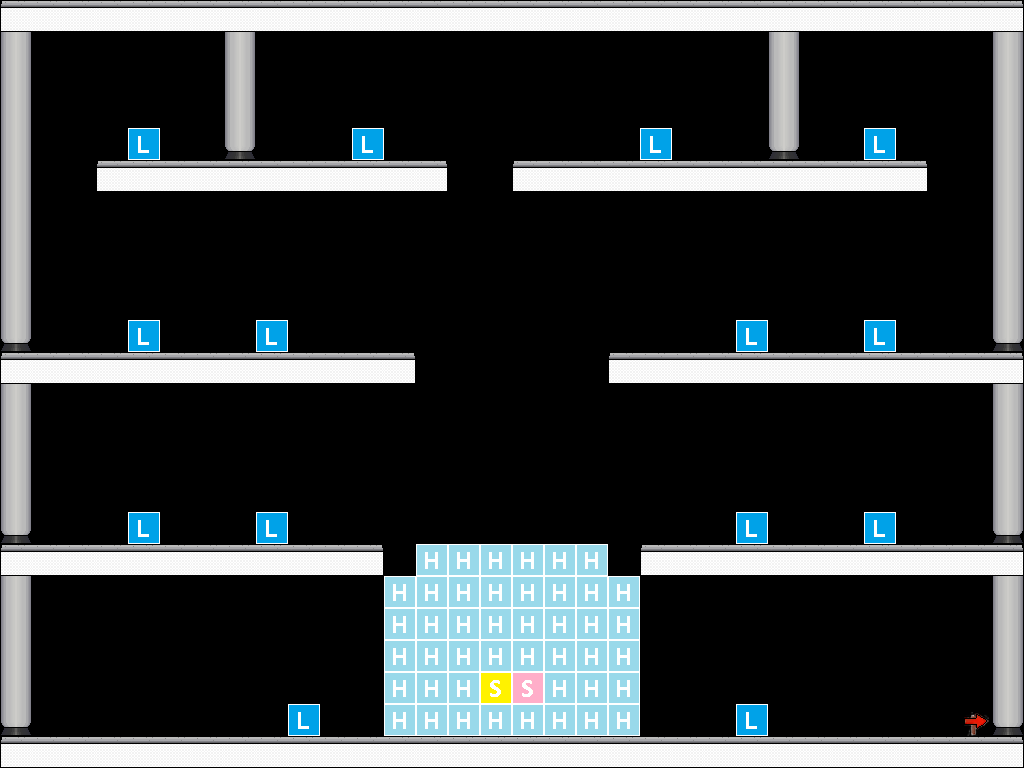

A 2D game scene composited from a Tiled map and its tileset images. What follows is a short description and the map's XML, with each tile layer's data collapsed to a summary:
An orthogonal 32x24 tile map with 32x32 px tiles, 6 tile layers (collisions, helptext1, players, level markers, ...), 4 tilesets and 3 objects (2x level, help).

<map version="1.0" orientation="orthogonal" width="32" height="24" tilewidth="32" tileheight="32">
 <properties>
  <property name="camera" value="stalking" />
 </properties>
 <tileset firstgid="1" name="lab-sheet" tilewidth="32" tileheight="32">
  <image source="../tiles/normal/lab-sheet.png" width="128" height="96" />
 </tileset>
 <tileset firstgid="13" name="levelMarkers" tilewidth="32" tileheight="32">
  <image source="levelMarkers.png" width="128" height="128" />
 </tileset>
 <tileset firstgid="29" name="New lab tiles" tilewidth="32" tileheight="32">
  <image source="../tiles/normal/lab-sheet-2.png" width="96" height="192" />
 </tileset>
 <tileset firstgid="47" name="arrows" tilewidth="32" tileheight="32">
  <image source="arrows.png" width="128" height="64" />
 </tileset>
 <layer name="collisions" width="32" height="24">
  <data>[768 cells, 183 non-empty, 6 distinct tile ids]</data>
 </layer>
 <layer name="helptext1" width="32" height="24">
  <properties>
   <property name="text" value="Press 'Enter' with both$bunnies in front of a$cage to start an experiment." />
   <property name="type" value="help" />
   <property name="x" value="400" />
   <property name="y" value="500" />
  </properties>
  <data>[768 cells, 46 non-empty, 1 distinct tile ids]</data>
 </layer>
 <layer name="players" width="32" height="24">
  <data>[768 cells, 2 non-empty, 2 distinct tile ids]</data>
 </layer>
 <layer name="level markers" width="32" height="24">
  <data>[768 cells, 14 non-empty, 1 distinct tile ids]</data>
 </layer>
 <objectgroup name="special levels" width="32" height="24">
  <object name="options" type="level" x="288" y="704" width="32" height="32" />
  <object name="quit" type="level" x="896" y="704" width="32" height="32" />
  <object name="help" x="144" y="704" width="32" height="32" />
 </objectgroup>
 <layer name="moving2" width="32" height="24">
  <properties>
   <property name="speed" value="32" />
   <property name="translationX" value="2" />
   <property name="translationY" value="0" />
  </properties>
  <data>[768 cells, 5 non-empty, 4 distinct tile ids]</data>
 </layer>
 <layer name="finish" width="32" height="24">
  <properties>
   <property name="visible" value="0" />
  </properties>
  <data>[768 cells, 1 non-empty, 1 distinct tile ids]</data>
 </layer>
</map>
